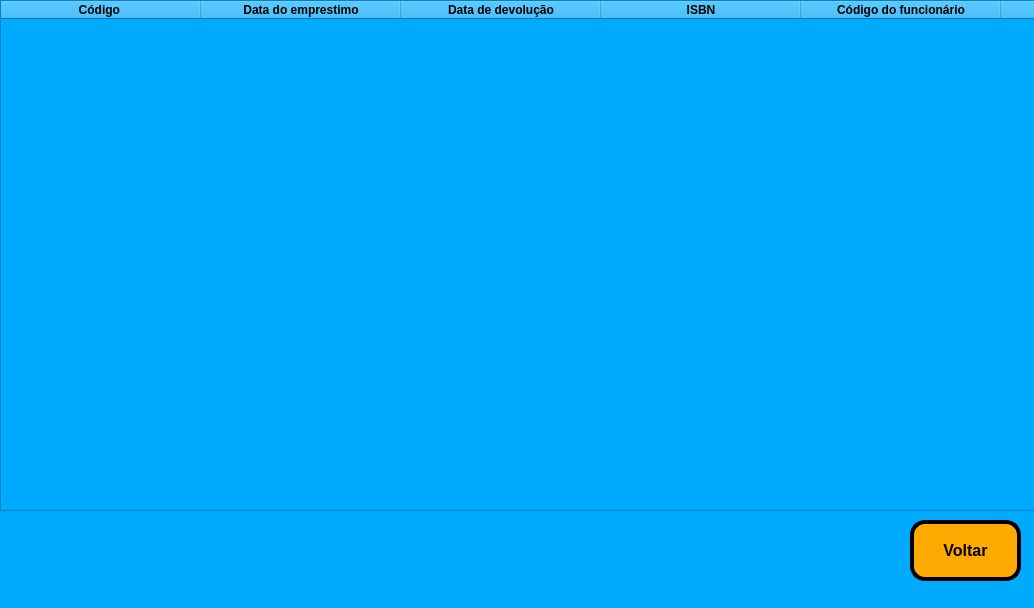
<?xml version="1.0" encoding="UTF-8"?>
<ui version="4.0">
 <class>MainWindow</class>
 <widget class="QMainWindow" name="MainWindow">
  <property name="geometry">
   <rect>
    <x>0</x>
    <y>0</y>
    <width>1034</width>
    <height>608</height>
   </rect>
  </property>
  <property name="windowTitle">
   <string>Backup de empréstimo inserido</string>
  </property>
  <property name="styleSheet">
   <string notr="true">background-color: rgb(0, 170, 255);</string>
  </property>
  <widget class="QWidget" name="centralwidget">
   <widget class="QPushButton" name="pushButton">
    <property name="geometry">
     <rect>
      <x>910</x>
      <y>520</y>
      <width>111</width>
      <height>61</height>
     </rect>
    </property>
    <property name="font">
     <font>
      <pointsize>12</pointsize>
      <weight>75</weight>
      <bold>true</bold>
     </font>
    </property>
    <property name="styleSheet">
     <string notr="true">background-color: rgb(255, 170, 0);
border-radius: 15px;
border-style: outset;
border-width: 4px;
border-color: black;</string>
    </property>
    <property name="text">
     <string>Voltar</string>
    </property>
    <property name="icon">
     <iconset>
      <normaloff>../../../../.designer/backup/voltar.png</normaloff>../../../../.designer/backup/voltar.png</iconset>
    </property>
   </widget>
   <widget class="QTableWidget" name="tableWidget">
    <property name="geometry">
     <rect>
      <x>0</x>
      <y>0</y>
      <width>1461</width>
      <height>511</height>
     </rect>
    </property>
    <property name="font">
     <font>
      <pointsize>12</pointsize>
      <weight>75</weight>
      <bold>true</bold>
     </font>
    </property>
    <property name="styleSheet">
     <string notr="true">tableWidget.setColumnWidth(0, 1555)</string>
    </property>
    <attribute name="horizontalHeaderVisible">
     <bool>true</bool>
    </attribute>
    <attribute name="horizontalHeaderDefaultSectionSize">
     <number>200</number>
    </attribute>
    <attribute name="horizontalHeaderHighlightSections">
     <bool>true</bool>
    </attribute>
    <attribute name="verticalHeaderVisible">
     <bool>false</bool>
    </attribute>
    <attribute name="verticalHeaderHighlightSections">
     <bool>false</bool>
    </attribute>
    <column>
     <property name="text">
      <string>Código </string>
     </property>
     <property name="font">
      <font>
       <weight>75</weight>
       <bold>true</bold>
      </font>
     </property>
    </column>
    <column>
     <property name="text">
      <string>Data do emprestimo</string>
     </property>
     <property name="font">
      <font>
       <weight>75</weight>
       <bold>true</bold>
      </font>
     </property>
    </column>
    <column>
     <property name="text">
      <string>Data de devolução</string>
     </property>
     <property name="font">
      <font>
       <weight>75</weight>
       <bold>true</bold>
      </font>
     </property>
    </column>
    <column>
     <property name="text">
      <string>ISBN</string>
     </property>
     <property name="font">
      <font>
       <weight>75</weight>
       <bold>true</bold>
      </font>
     </property>
    </column>
    <column>
     <property name="text">
      <string>Código do funcionário</string>
     </property>
     <property name="font">
      <font>
       <weight>75</weight>
       <bold>true</bold>
      </font>
     </property>
    </column>
    <column>
     <property name="text">
      <string>Matricula</string>
     </property>
     <property name="font">
      <font>
       <weight>75</weight>
       <bold>true</bold>
      </font>
     </property>
    </column>
    <column>
     <property name="text">
      <string>Previsão de entrega</string>
     </property>
     <property name="font">
      <font>
       <weight>75</weight>
       <bold>true</bold>
      </font>
     </property>
    </column>
   </widget>
  </widget>
  <widget class="QMenuBar" name="menubar">
   <property name="geometry">
    <rect>
     <x>0</x>
     <y>0</y>
     <width>1034</width>
     <height>26</height>
    </rect>
   </property>
  </widget>
  <widget class="QStatusBar" name="statusbar"/>
 </widget>
 <resources/>
 <connections/>
</ui>
